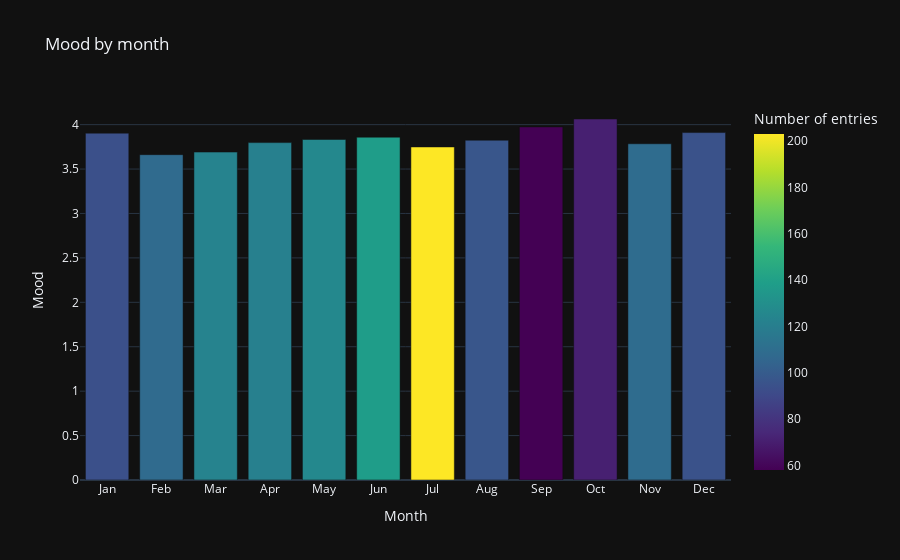

The code cell stored with this chart in its notebook:
### Code cell
df.by_time_bar_plot('month')

### Figure 1 — Plotly figure (JSON) as saved in the notebook; plotly's stock layout.template omitted (floating-point values rounded to 4 significant figures)
{"data": [{"alignmentgroup": "True", "hovertemplate": "Month=%{x}<br>Mood=%{y}<br>Number of entries=%{marker.color}<extra></extra>", "legendgroup": "", "marker": {"color": [203, 138, 126, 121, 123, 108, 94, 95, 109, 71, 58, 97], "coloraxis": "coloraxis", "pattern": {"shape": ""}}, "name": "", "offsetgroup": "", "orientation": "v", "showlegend": false, "textposition": "auto", "type": "bar", "x": [7, 6, 5, 4, 3, 2, 1, 12, 11, 10, 9, 8], "xaxis": "x", "y": [3.749, 3.859, 3.833, 3.798, 3.691, 3.662, 3.904, 3.911, 3.784, 4.063, 3.974, 3.825], "yaxis": "y"}], "layout": {"barmode": "relative", "coloraxis": {"colorbar": {"title": {"text": "Number of entries"}}, "colorscale": [[0, "#440154"], [0.1111, "#482878"], [0.2222, "#3e4989"], [0.3333, "#31688e"], [0.4444, "#26828e"], [0.5556, "#1f9e89"], [0.6667, "#35b779"], [0.7778, "#6ece58"], [0.8889, "#b5de2b"], [1, "#fde725"]]}, "legend": {"tracegroupgap": 0}, "title": {"text": "Mood by month"}, "xaxis": {"anchor": "y", "domain": [0, 1], "dtick": 1, "tickmode": "array", "ticktext": ["Jan", "Feb", "Mar", "Apr", "May", "Jun", "Jul", "Aug", "Sep", "Oct", "Nov", "Dec"], "tickvals": [1, 2, 3, 4, 5, 6, 7, 8, 9, 10, 11, 12], "title": {"text": "Month"}}, "yaxis": {"anchor": "x", "domain": [0, 1], "title": {"text": "Mood"}}}}
